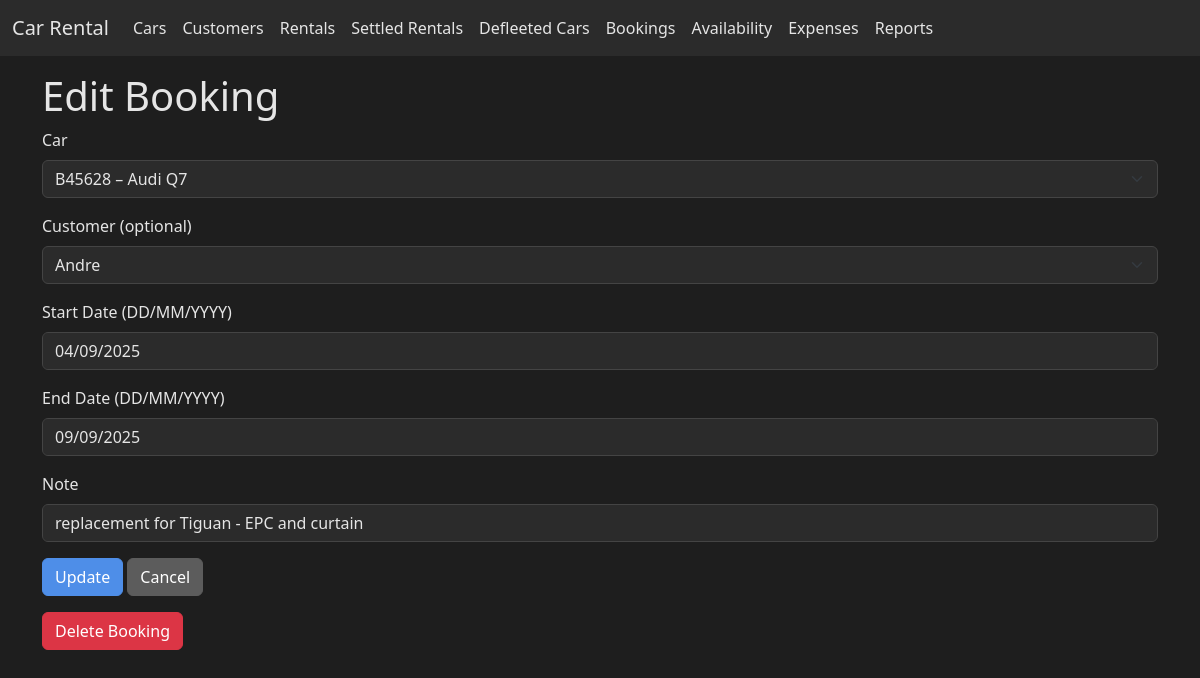
Screenshot of /bookings/edit/1 with the database file from the repository.
### app.py (models this page shows, shortened)
class Booking(db.Model):
    id = db.Column(db.Integer, primary_key=True)
    car_id = db.Column(db.Integer, db.ForeignKey('car.id'), nullable=False)
    customer_id = db.Column(db.Integer, db.ForeignKey('customer.id'), nullable=True)
    start_date = db.Column(db.Date, nullable=False)
    end_date = db.Column(db.Date, nullable=False)
    note = db.Column(db.String(255))
    car = db.relationship('Car', backref=db.backref('bookings', lazy=True))
    customer = db.relationship('Customer', backref=db.backref('bookings', lazy=True))

class Car(db.Model):
    id = db.Column(db.Integer, primary_key=True)
    model = db.Column(db.String(120), nullable=False)
    model_year = db.Column(db.Integer)
    licence_plate = db.Column(db.String(20), unique=True)
    colour = db.Column(db.String(50))
    mileage_at_purchase = db.Column(db.Integer)
    purchase_price = db.Column(db.Float)
    initial_investment = db.Column(db.Float)
    salik_tag = db.Column(db.String(50))
    registration_date = db.Column(db.Date)
    tracker_installed = db.Column(db.Boolean, default=False)
    passing_cost = db.Column(db.Float)
    registration_cost = db.Column(db.Float)
    insurance_cost = db.Column(db.Float)
    planned_rent = db.Column(db.Float)
    rentals = db.relationship('Rental', back_populates='car')
    expenses = db.relationship('Expense', back_populates='car')
    fines = db.relationship('Fine', back_populates='car')
    damages = db.relationship('Damage', back_populates='car')

class Customer(db.Model):
    id = db.Column(db.Integer, primary_key=True)
    name = db.Column(db.String(120), nullable=False)
    phone = db.Column(db.String(50))
    address = db.Column(db.Text)
    passport_file = db.Column(db.String(200))  # filename of uploaded passport
    license_file = db.Column(db.String(200))   # filename of uploaded licence
    rentals = db.relationship('Rental', back_populates='customer')
    fines = db.relationship('Fine', back_populates='customer')
    damages = db.relationship('Damage', back_populates='customer')

### app.py (the view, shortened to what this page needs)
@app.route('/bookings/edit/<int:booking_id>', methods=['GET', 'POST'])
def edit_booking(booking_id: int):
    booking = Booking.query.get_or_404(booking_id)
    cars = Car.query.order_by(Car.licence_plate.asc()).all()
    customers = Customer.query.order_by(Customer.name.asc()).all()
    start = booking.start_date.strftime('%d/%m/%Y') if booking.start_date else ''
    end = booking.end_date.strftime('%d/%m/%Y') if booking.end_date else ''
    return render_template('edit_booking.html', booking=booking, cars=cars, customers=customers, start=start, end=end)

### templates/edit_booking.html (shortened to what this page needs)
{% extends 'base.html' %}
{% block content %}
<h1>Edit Booking</h1>
<form method="post">
  <div class="mb-3">
    <label class="form-label">Car</label>
    <select class="form-select" name="car_id" required>
      {% for c in cars %}
      <option value="{{ c.id }}" {% if c.id == booking.car_id %}selected{% endif %}>{{ c.licence_plate }} – {{ c.model }}</option>
      {% endfor %}
    </select>
  </div>
  <div class="mb-3">
    <label class="form-label">Customer (optional)</label>
    <select class="form-select" name="customer_id">
      {% for cust in customers %}
      <option value="{{ cust.id }}" {% if booking.customer_id and cust.id == booking.customer_id %}selected{% endif %}>{{ cust.name }}</option>
      {% endfor %}
    </select>
  </div>
  <div class="mb-3">
    <label class="form-label">Start Date (DD/MM/YYYY)</label>
    <input type="text" class="form-control datepicker" name="start_date" value="{{ start }}" required>
  </div>
  <div class="mb-3">
    <label class="form-label">End Date (DD/MM/YYYY)</label>
    <input type="text" class="form-control datepicker" name="end_date" value="{{ end }}" required>
  </div>
  <div class="mb-3">
    <label class="form-label">Note</label>
    <input type="text" class="form-control" name="note" value="{{ booking.note }}">
  </div>
  <button type="submit" class="btn btn-primary">Update</button>
  <a href="{{ url_for('list_bookings') }}" class="btn btn-secondary">Cancel</a>
</form>
<form action="{{ url_for('delete_booking', booking_id=booking.id) }}" method="post" class="mt-3" onsubmit="return confirm('Delete this booking?');">
  <button type="submit" class="btn btn-danger">Delete Booking</button>
</form>
{% endblock %}

### static/style.css (style rules this page uses)
body { background-color: #1e1e1e; color: #e5e5e5; }
a { color: #6ab7ff; }
.btn-primary { background-color: #4e8ee8; border-color: #4e8ee8; }
.btn-secondary { background-color: #5c5c5c; border-color: #5c5c5c; }
.form-control, .form-select, textarea { background-color: #2b2b2b; border: 1px solid #444; color: #e5e5e5; }
.btn-danger { background-color: #dc3545; border-color: #dc3545; color: #ffffff; }

### rows the page displays
Booking: car_id "B45628 – Audi Q7", customer_id "Andre", note "replacement for Tiguan - EPC and curtain"
